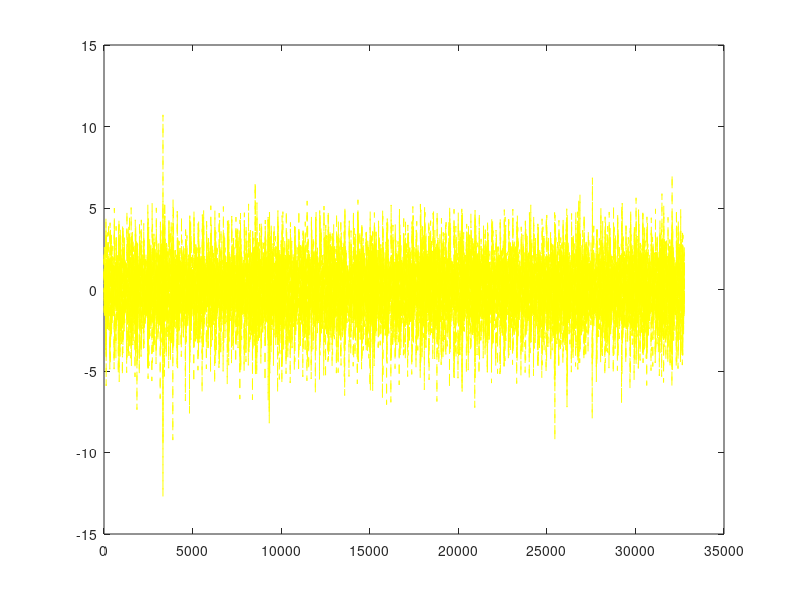
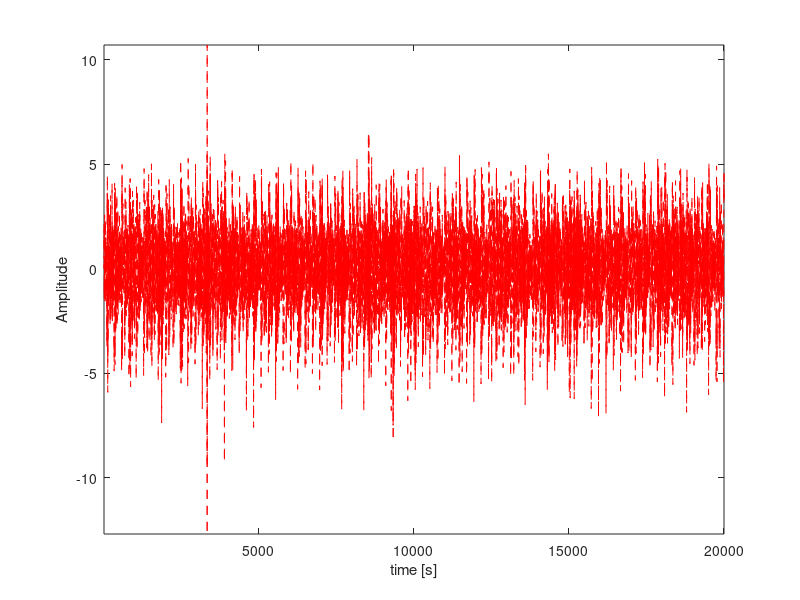
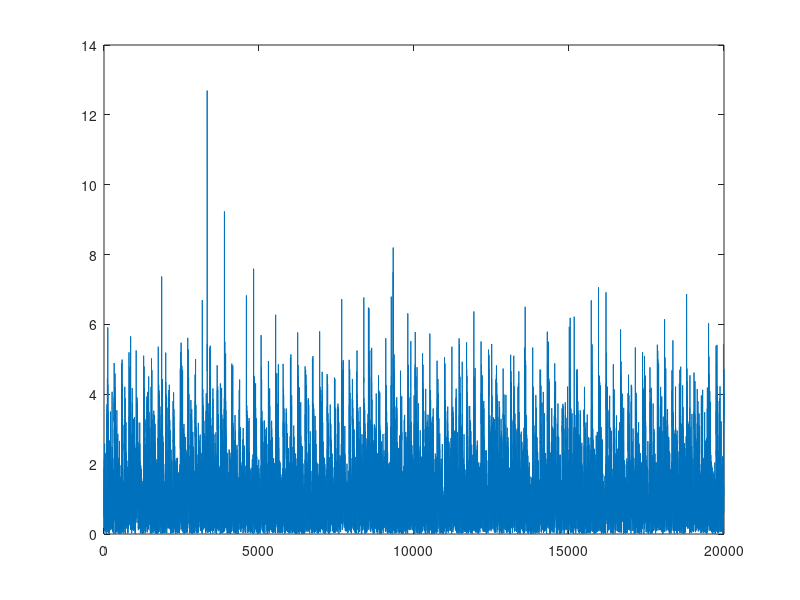
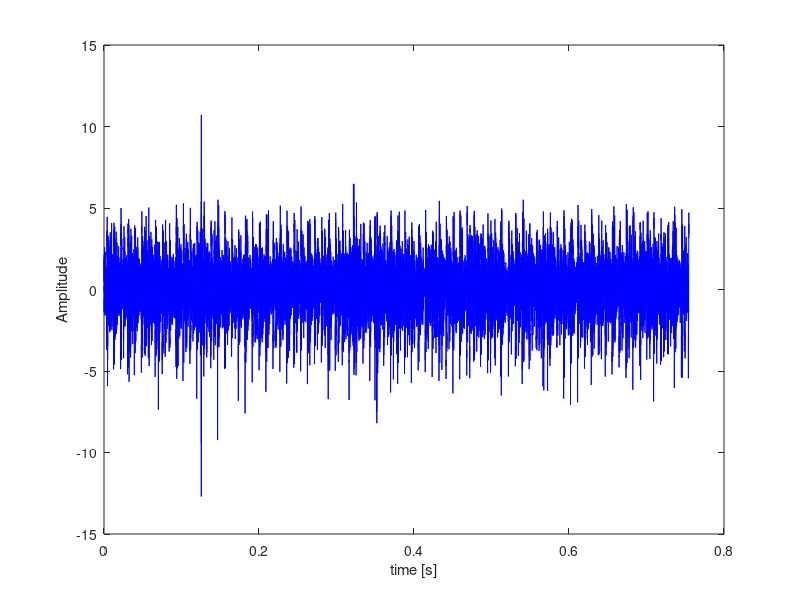

Source code (MATLAB) for these figures, in order: (Note: this script raises an error after producing the figures.)
%% Slip_Simulated_Signal_Analysis

clear
close all
clc

%% chosen signal
% original signal
M = csvread('60.csv',1,0);
sig0=M(:,1);
figure,plot(sig0,'y--')
fs=26500;  % sampling freq.

% 20000length signal
y = sig0;
y = y(1:20000);
figure,plot(y,'r--')
xlabel('time [s]'),ylabel('Amplitude')
axis tight
blp = abs(y);
figure,plot(blp)
t=(0:length(y)-1)/fs;
figure,plot(t,y,'b')
xlabel('time [s]'),ylabel('Amplitude')

% guzhang signal
t_end= 1.28;
tt = length(sig0)/t_end/fs; 
guzhang_signal = sig0(1:tt:length(sig0));
t=(0:length(y)-1)/fs;
figure,plot(t,guzhang_signal(1:length(t)),'b--');

%% DB9 离散小波变换
N=4;         %分解层数
n=20000;
[C,L]=wavedec(y,N,'db6');
A=zeros(N+1,n);       %储存重构信号，按行，由低频到高频，逼近到细节信号
figure();
% title('DB6 DWT')
for i=3
    if i==1
        A(i,:)=wrcoef('a',C,L,'db6',N);
        subplot(N+1,1 ,i),plot(t,A(i,:))
        ylim([min(A(i,:)-0.005) max(A(i,:))+0.005])
        set(gca,'xtick',[],'xticklabel',[])
       
    else
        A(i,:)=wrcoef('d',C,L,'db6',N+2-i);
        subplot(N+1,1 ,i),plot(t,A(i,:))
        ylim([min(A(i,:)-0.005) max(A(i,:))+0.005])
        set(gca,'xtick',[],'xticklabel',[])
%     set(gca,'ytick',[],'yticklabel',[])    
%     axis off   %去掉横纵坐标轴
    end
end
figure,plot(A(i,:),'color',0.5*[1 1 1])
y_DWT_blp = abs(fft(abs(hilbert(A(i,:)))))/length(A(i,:))*2;
y_DWT_blp(1) = 0;
bl_fr = (0:length(A(i,:))-1)/length(A(i,:))*fs;
figure,plot(bl_fr(1:fix(length(bl_fr)/2)),y_DWT_blp(1:fix(length(bl_fr)/2)),'color',0.5*[1 1 1])
xlabel('频率 [HZ]')
ylabel('幅值')
xlim([0,450])
ylim([-1.5,1.5])
%  
% 
% xlim([0,3000])
%  xlabel('时间[s]')
%  ylabel('幅值')

% set(gca,'ytick',[])  %隐去y轴坐标值
%  set(gca,'xtick',[])  %隐去x轴坐标值